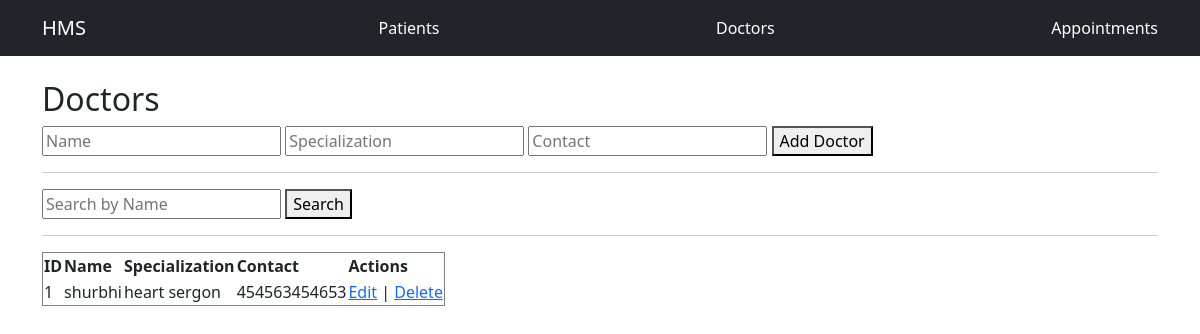
Page /doctors on the earlier database version.
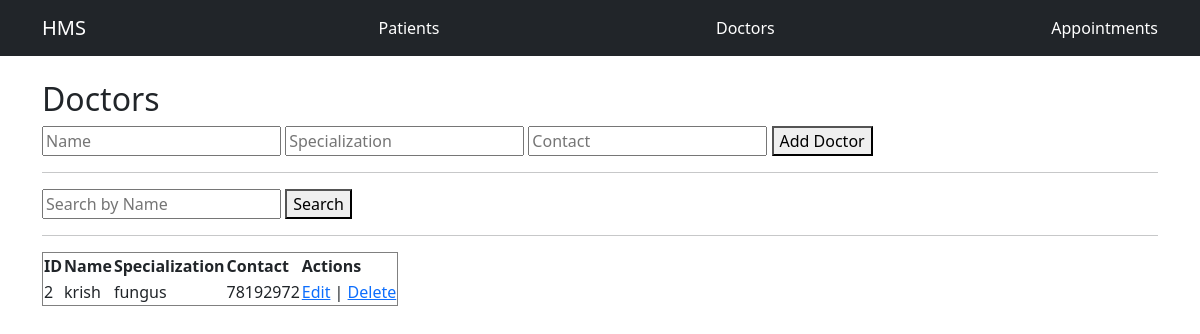
Same page on the later database version.
### tables this page shows
CREATE TABLE doctors (
        id INTEGER PRIMARY KEY AUTOINCREMENT,
        name TEXT,
        specialization TEXT,
        contact TEXT
    );

### app.py (the view, shortened to what this page needs)
@app.route('/doctors', methods=['GET', 'POST'])
def doctors():
    data = query_db("SELECT * FROM doctors")
    return render_template('doctors.html', doctors=data)

### app.py (called while the page is built)
def query_db(query, args=(), one=False):
    conn = sqlite3.connect('hospital.db')
    cur = conn.cursor()
    cur.execute(query, args)
    rv = cur.fetchall()
    conn.commit()
    conn.close()
    return (rv[0] if rv else None) if one else rv

### templates/doctors.html (shortened to what this page needs)
{% extends 'base.html' %}
{% block content %}
<h2>Doctors</h2>
<form method="POST" {% if edit_doctor %}action="{{ url_for('edit_doctor', id=edit_doctor[0]) }}"{% endif %}>
    <input type="text" name="name" placeholder="Name" value="{{ edit_doctor[1] if edit_doctor else '' }}" required>
    <input type="text" name="specialization" placeholder="Specialization" value="{{ edit_doctor[2] if edit_doctor else '' }}" required>
    <input type="text" name="contact" placeholder="Contact" value="{{ edit_doctor[3] if edit_doctor else '' }}" required>
    <button type="submit">{{ 'Update Doctor' if edit_doctor else 'Add Doctor' }}</button>
</form>
<hr>
<form method="POST">
    <input type="text" name="keyword" placeholder="Search by Name" value="{{ search_keyword or '' }}" required>
    <button type="submit">Search</button>
</form>
<hr>
<table border="1">
    <tr>
        <th>ID</th><th>Name</th><th>Specialization</th><th>Contact</th><th>Actions</th>
    </tr>
    {% for d in doctors %}
    <tr>
        <td>{{ d[0] }}</td>
        <td>{{ d[1] }}</td>
        <td>{{ d[2] }}</td>
        <td>{{ d[3] }}</td>
        <td>
            <a href="{{ url_for('edit_doctor', id=d[0]) }}">Edit</a> |
            <a href="{{ url_for('delete_doctor', id=d[0]) }}" onclick="return confirm('Are you sure?')">Delete</a>
        </td>
    </tr>
    {% endfor %}
</table>
{% endblock %}

Differences in the rows shown:
removed doctors: id "1", name "shurbhi", specialization "heart sergon", contact "454563454653"
added doctors: id "2", name "krish", specialization "fungus", contact "78192972"
